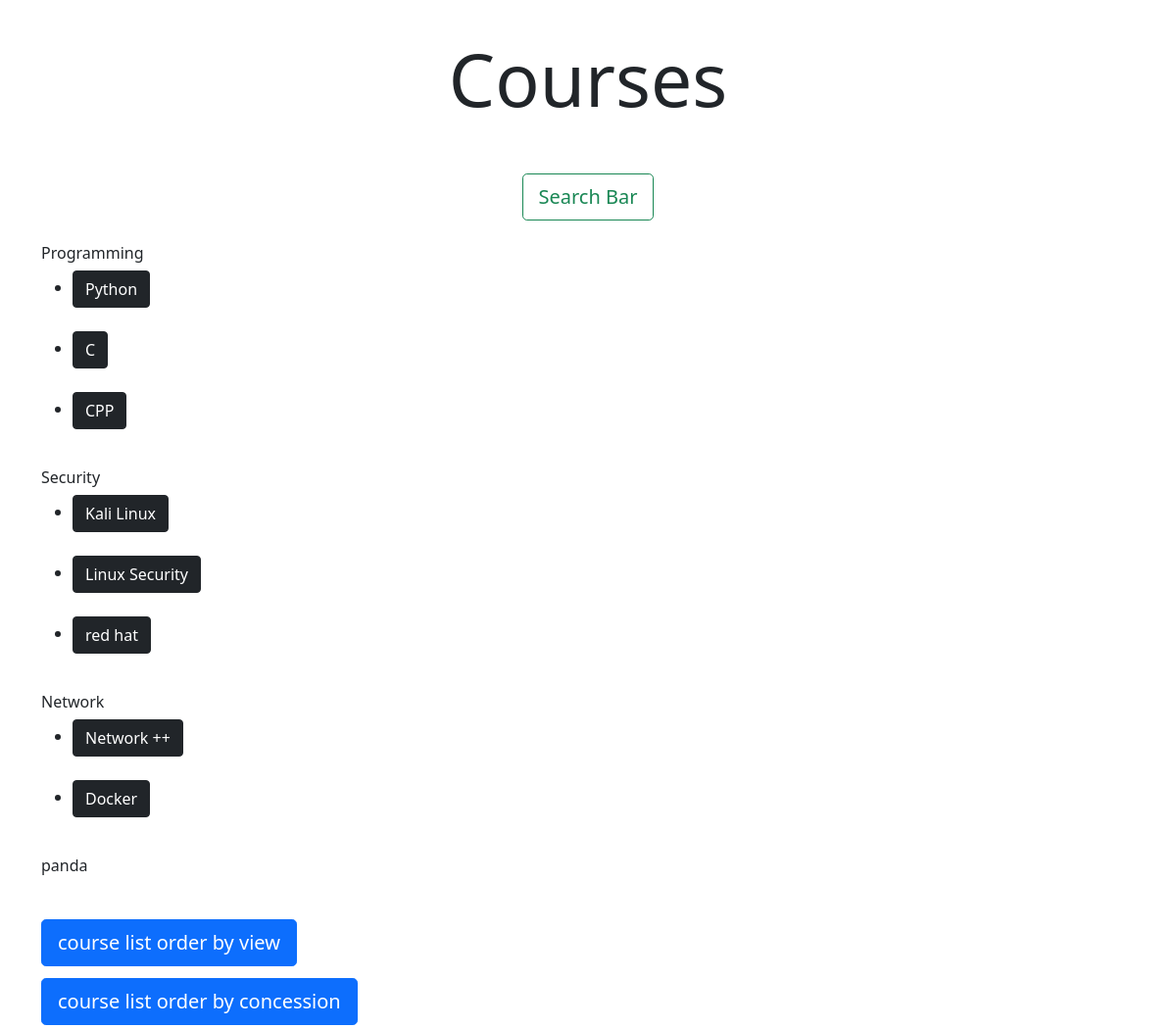
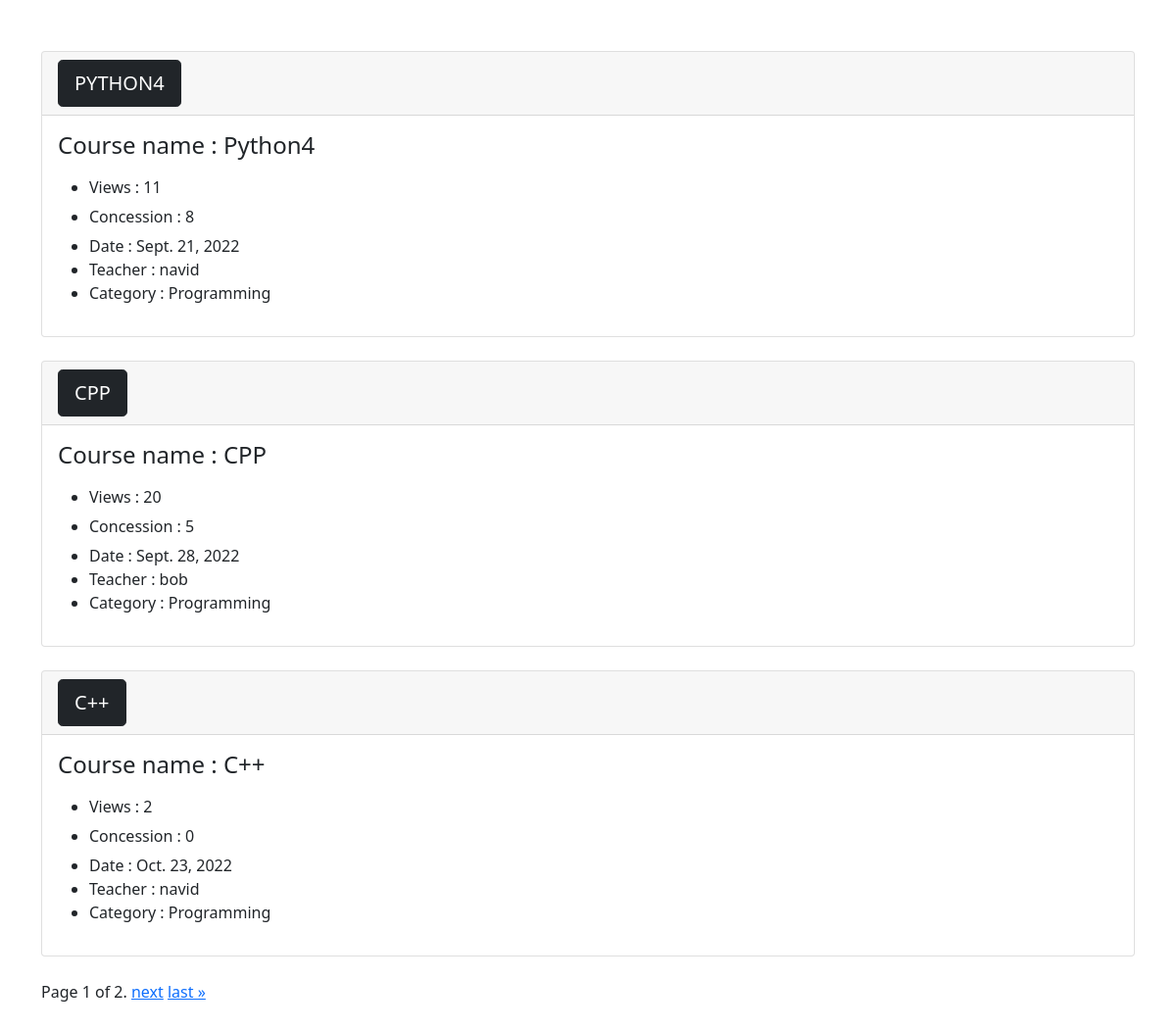
Page /course_list/ on the committed database (2 pictures, top to bottom).
### blog/models.py (models this page shows)
class Category(models.Model):
    name = models.CharField(max_length=30)
    parents = models.ForeignKey(
        'self', on_delete=models.CASCADE, null=True, default=None, blank=True, related_name='children',
        )
    def __str__(self):
        return self.name

class Course(models.Model):
    name = models.CharField('Name', max_length=100)
    description = models.TextField('Description')
    upload_date = models.DateField('Upload Date', auto_now_add=True)
    file = models.FileField(upload_to = 'uploaded', null=True)
    teacher = models.ForeignKey(User, on_delete=models.CASCADE, null=True, default=None, blank=True)
    category = models.ForeignKey('Category', on_delete=models.CASCADE, null=True, default=None, blank=True, related_name='category')
    views = models.IntegerField(default=0)
    concession = models.IntegerField(default=0)
    viewers = models.TextField(default="", null=True, blank=True)
    price = models.CharField(default="$0", max_length=100)
    buyer = models.ManyToManyField(User, related_name='buyer', default=None, blank=True)
    tbuy = models.BooleanField(null=True)
    def __str__(self):
        return self.name

### blog/views.py (the view)
# urls.py: path('course_list/', views.course_list, name='course_list'),
def course_list(request):
    courses = Course.objects.all()
    category = Category.objects.all()
    p = Paginator(courses, 3)
    page = request.GET.get('page')
    course_page = p.get_page(page)
    return render(
        request,
        'course_list.html',
        {"courses": course_page, "category": category}
    )

### templates/course_list.html (shortened to what this page needs)
{% extends 'base.html' %}
{% block content %}
{% load static %}
   <center>
        <p style="font-size: 75px;">Courses</p><br>
        <a href="{% url 'search' %}" class="btn btn-outline-success btn-lg" role="button">Search Bar</a>
    </center>
<br>
            {% for parents in category %}
                {% if parents.parents == None %}
                    <h6>{{ parents.name }}</h6>
                    <ul>
                {% endif %}
                {% for category in parents.children.all %}
                    <li>
                        <a class="btn btn-dark"  href="{% url 'category' category.id %}">{{ category.name }}</a>
                    </li>                            <br>
                {% endfor %}
                    </ul>
            {% endfor %}
        <br>
        <h1><a class="btn btn-primary btn-lg" href="{% url 'course_list_byV' %}">course list order by view</a></h1>
        <h1><a class="btn btn-primary btn-lg" href="{% url 'course_list_byC' %}">course list order by concession</a></h1>
        <br><br>
        {% for course in courses %}
            <div class="card">
                <div class="card-header">
                <a href="{% url 'course' course.id %}" class="btn btn-dark btn-lg" role="button">{{ course|upper }}</a>
                </div>
                <div class="card-body">
                <h4 class="card-title">Course name :  {{ course.name }}</h4>
                <p class="card-text">
                    <ul>
                        <li><h6>Views  :  {{ course.views }}</h6></li>
                        <li><h6>Concession  :  {{ course.concession }}</h6></li>
                        <li>Date :  {{ course.upload_date }}</li>
                        <li>Teacher :  {{ course.teacher }}</li>
                        <li>Category : {{ course.category.parents }}</li>
                    </ul>
                </div>
            </div>
            <br>
            {% endfor %}
            <div class="pagination">
                <span class="step-links">
                    <span class="current">
                        Page {{ courses.number }} of {{ courses.paginator.num_pages }}.
                    </span>
                    {% if courses.has_next %}
                        <a href="?page={{ courses.next_page_number }}">next</a>
                        <a href="?page={{ courses.paginator.num_pages }}">last &raquo;</a>
                    {% endif %}
                </span>
            </div>
            <br><br>
{% endblock %}

### templates/base.html (shortened to what this page needs)
<!doctype html>
<html lang="en">
  <head>
    <link href="https://cdn.jsdelivr.net/npm/bootstrap@5.1.3/dist/css/bootstrap.min.css" rel="stylesheet">
  </head>
  <body>
    <br>
    <div class="container">
    {% block content %}
    {% endblock %}
      </div>
  </body>
</html>

### rows in the picture
Category: name "Programming"
Category: name "Python"
Category: name "C"
Category: name "CPP"
Category: name "Security"
Category: name "Kali Linux"
Category: name "Linux Security"
Category: name "red hat"
Category: name "Network"
Category: name "Network ++"
Category: name "Docker"
Category: name "panda"
Course: name "PYTHON4", name "Python4", views "11", concession "8", upload_date "Sept. 21, 2022", teacher "navid", category.parents "Programming"
Course: name "CPP", views "20", concession "5", upload_date "Sept. 28, 2022", teacher "bob", category.parents "Programming"
Course: name "C++", views "2", concession "0", upload_date "Oct. 23, 2022", teacher "navid", category.parents "Programming"

### other values in the picture
{{ courses.number }} "1"
{{ courses.paginator.num_pages }} "2"
